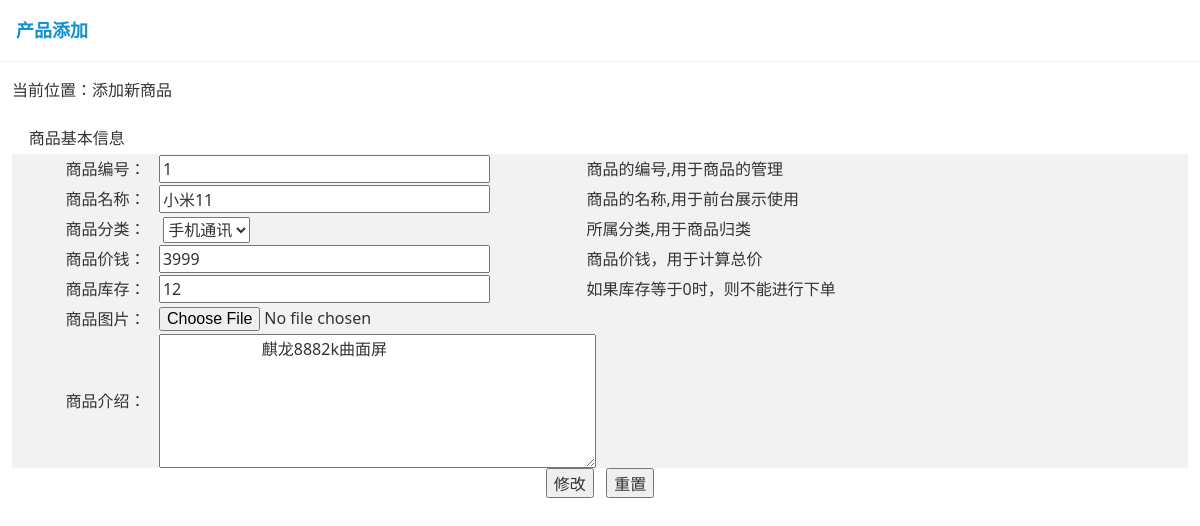
The page /admin/product_upd.php?id=1 on the database its author committed.
### tables this page shows
CREATE TABLE `product` (
  `id` int(10) unsigned NOT NULL AUTO_INCREMENT,
  `numbers` varchar(30) NOT NULL,
  `title` varchar(100) NOT NULL,
  `typeid` int(11) NOT NULL,
  `kucun` int(11) NOT NULL,
  `price` int(11) NOT NULL,
  `picurl` varchar(100) NOT NULL,
  `content` varchar(11) NOT NULL,
  PRIMARY KEY (`id`)
);

CREATE TABLE `productype` (
  `id` int(10) unsigned NOT NULL AUTO_INCREMENT,
  `tid` int(11) NOT NULL,
  `typename` varchar(30) NOT NULL,
  `sd` int(11) NOT NULL,
  PRIMARY KEY (`id`)
);

### admin/dbsql.php (called while the page is built, shortened)
<?php
class DbMysql{
    public $conn;
    function __construct() {
        $this->conn= new mysqli("localhost","root","root","cms");
        $this->conn->query("set names utf8");
    }
    function select($sql,$fanhui=2){
        $result=$this->conn->query($sql);
        if($result){
            $array=array();
            if($fanhui==1){
                $array =$result->fetch_array();
            }else{
                while($row=$result->fetch_array()){
                $array[]=$row;
                }
            }
        return $array;
        }else{
            return false;
        }
    }
}

### admin/product_upd.php (the view, shortened to what this page needs)
<!DOCTYPE html>
<html>
	<head>
		<link rel="stylesheet" href="css/amazeui.min.css" />
		<link rel="stylesheet" href="css/admin.css" />
                <link rel="stylesheet" href="../fonts/css/font-awesome.min.css">
	</head>
	<body>
		<div class="admin-content-body">
			<div class="am-cf am-padding am-padding-bottom-0">
				<div class="am-fl am-cf"><strong class="am-text-primary am-text-lg">产品添加</strong><small></small></div>
			</div>
			<hr>
         <table width="98%" border="0" align="center" cellpadding="0" cellspacing="0">
          <tr>
            <td class="left_txt">当前位置：添加新商品</td>
          </tr>
          <tr>
            <td height="20"><table width="100%" height="1" border="0" cellpadding="0" cellspacing="0" bgcolor="#CCCCCC">
              <tr>
                <td></td>
              </tr>
            </table></td>
          </tr>
          <tr>
            <td><table width="100%" height="31" border="0" cellpadding="0" cellspacing="0" class="nowtable">
              <tr>
                <td class="left_bt2">&nbsp;&nbsp;&nbsp;&nbsp;商品基本信息</td>
              </tr>
            </table></td>
          </tr>
          <tr>
            <td>
                                        <?php
                                require_once ('dbsql.php');
                                $id=$_GET['id'];
                                $db = new DbMysql();
                                $result=$db->select("select * from product where id=$id",1);
                                    $numbers=$result['numbers'];
                                    $title=$result['title'];
                                    $typeid=$result['typeid'];
                                    $kucun=$result['kucun'];
                                    $price=$result['price'];
                                    $picurl=$result['picurl'];
                                    $content=$result['content'];
                        ?>
                <form method="post" action="product_upd_save.php?id=<?php echo $id?>" enctype="multipart/form-data">
            <table width="100%" border="0" cellspacing="0" cellpadding="0">
              <tr>
                <td width="10%" height="30" align="right" bgcolor="#f2f2f2" class="left_txt2">商品编号：</td>
                <td width="1%" bgcolor="#f2f2f2">&nbsp;</td>
                <td width="32%" height="30" bgcolor="#f2f2f2"><input name="numbers" type="text" id="numbers" size="30" value="<?php echo $numbers;?>" /></td>
                <td width="45%" height="30" bgcolor="#f2f2f2" class="left_txt">商品的编号,用于商品的管理</td>
              </tr>
              <tr>
                <td width="10%" height="30" align="right" bgcolor="#f2f2f2" class="left_txt2">商品名称：</td>
                <td width="1%" bgcolor="#f2f2f2">&nbsp;</td>
                <td width="32%" height="30" bgcolor="#f2f2f2"><input name="title" type="text" id="title" size="30" value="<?php echo $title;?>" /></td>
                <td width="45%" height="30" bgcolor="#f2f2f2" class="left_txt">商品的名称,用于前台展示使用</td>
              </tr>
              <tr>
                <td height="30" align="right" bgcolor="#f2f2f2" class="left_txt2">商品分类：</td>
                <td bgcolor="#f2f2f2">&nbsp;</td>
                <td width="32%" height="30" bgcolor="#f2f2f2"><label for="typeid"></label>
                  <select name="typeid" id="typeid">
                  <?php
                   require_once 'dbsql.php';
                   $add=new DbMysql();
                   $result=$add->select("select * from productype");
                   foreach ($result as $row)
                      {
                   ?>
                      <option value="<?php echo $row['id']?>" <?php if($typeid==$row['id']) echo "selected";?>>
                                                                                <?php echo $row['typename']?></option>
                    <?php
                        }
                   ?>
                  </select></td>
                <td width="45%" height="30" bgcolor="#f2f2f2" class="left_txt">所属分类,用于商品归类</td>
              </tr>
               <tr>
                <td height="30" align="right" bgcolor="#f2f2f2" class="left_txt2">商品价钱：</td>
                <td bgcolor="#f2f2f2">&nbsp;</td>
                <td width="32%" height="30" bgcolor="#f2f2f2"><input name="price" type="text" id="price" size="30" value="<?php echo $price;?>"/></td>
                <td width="45%" height="30" bgcolor="#f2f2f2" class="left_txt">商品价钱，用于计算总价</td>
              </tr>
              <tr>
                <td height="30" align="right" bgcolor="#f2f2f2" class="left_txt2">商品库存：</td>
                <td bgcolor="#f2f2f2">&nbsp;</td>
                <td width="32%" height="30" bgcolor="#f2f2f2"><input name="kucun" type="text" id="kucun" size="30" value="<?php echo $kucun;?>"/></td>
                <td width="45%" height="30" bgcolor="#f2f2f2" class="left_txt">如果库存等于0时，则不能进行下单</td>
              </tr>
              <tr>
                <td width="10%" height="30" align="right" bgcolor="#f2f2f2" class="left_txt2">商品图片：</td>
                <td width="1%" bgcolor="#f2f2f2">&nbsp;</td>
                <td width="32%" height="30" bgcolor="#f2f2f2" class="left_txt">
                    <input type="file" name="upfile"   id="upfile"  size="30" value="<?php echo $picurl;?>">
                </td>
                <td width="45%" height="30" bgcolor="#f2f2f2" class="left_txt"></td>
              </tr>
              <tr>
                <td height="30" align="right" bgcolor="#f2f2f2" class="left_txt2">商品介绍：</td>
                <td bgcolor="#f2f2f2">&nbsp;</td>
                <td height="30" colspan="2" bgcolor="#f2f2f2">
                    <textarea name="content" id="content" cols="45" rows="5" class="ckeditor">
                        <?php echo $content;?>
                    </textarea></td>
                </tr>
              <tr>
                <td height="30" colspan="4" align="center" class="left_txt"><input type="submit" name="button" id="button" value="修改" />
                   <input type="reset" name="button2" id="button2" value="重置" /></td>
                </tr>
            </table>
             </form>
            </td>
          </tr>
        </table>
		</div>
	</body>
</html>

### admin/css/admin.css (style rules this page uses)
html, body { height: 100%; overflow: hidden; }
.admin-content-body { -webkit-box-flex: 1; -webkit-flex: 1 0 auto; -ms-flex: 1 0 auto; flex: 1 0 auto; }

### rows shown on the page
product: numbers "1", title "小米11", typeid "手机通讯", price "3999", kucun "12", content "麒龙8882k曲面屏"
